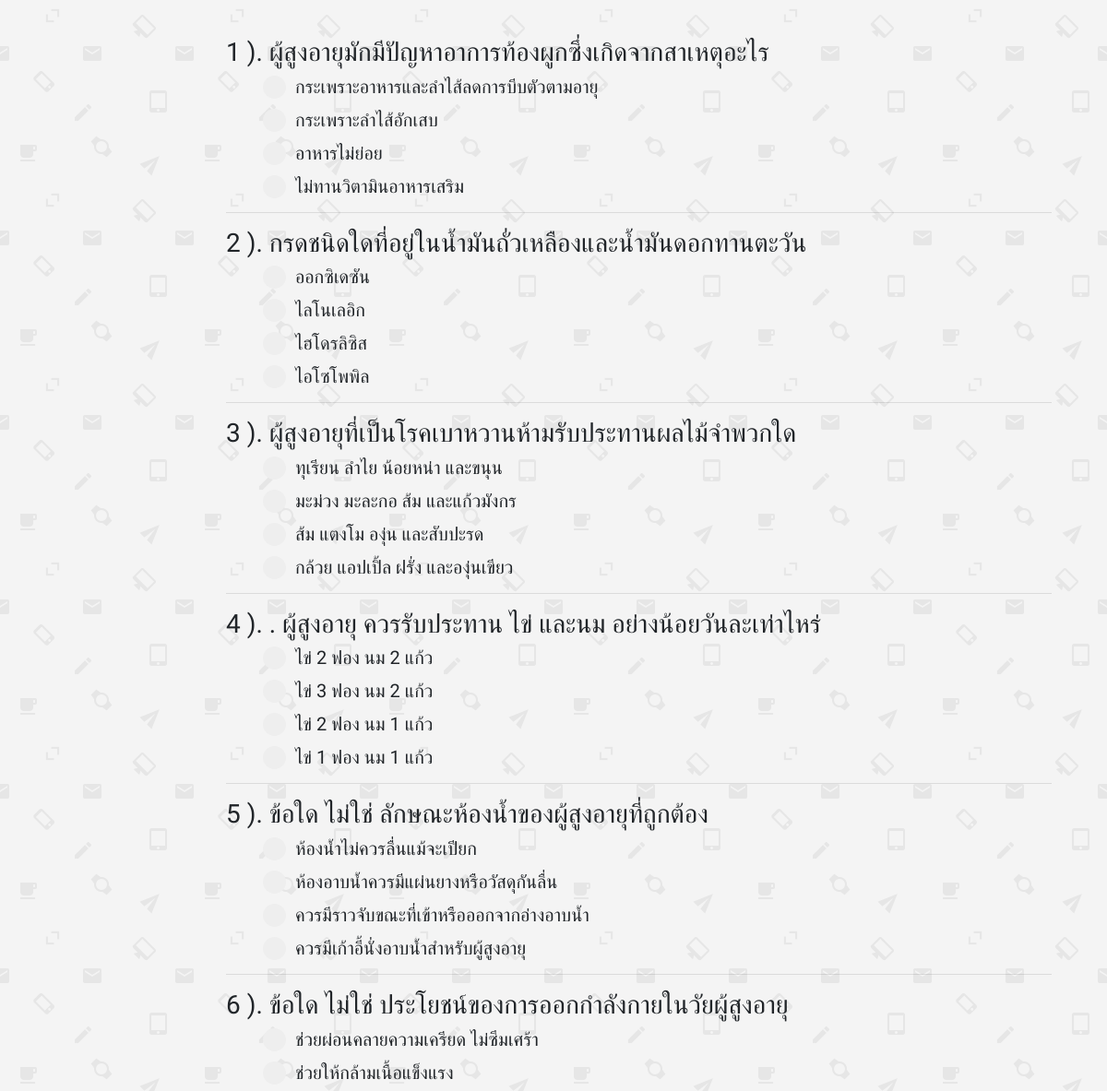
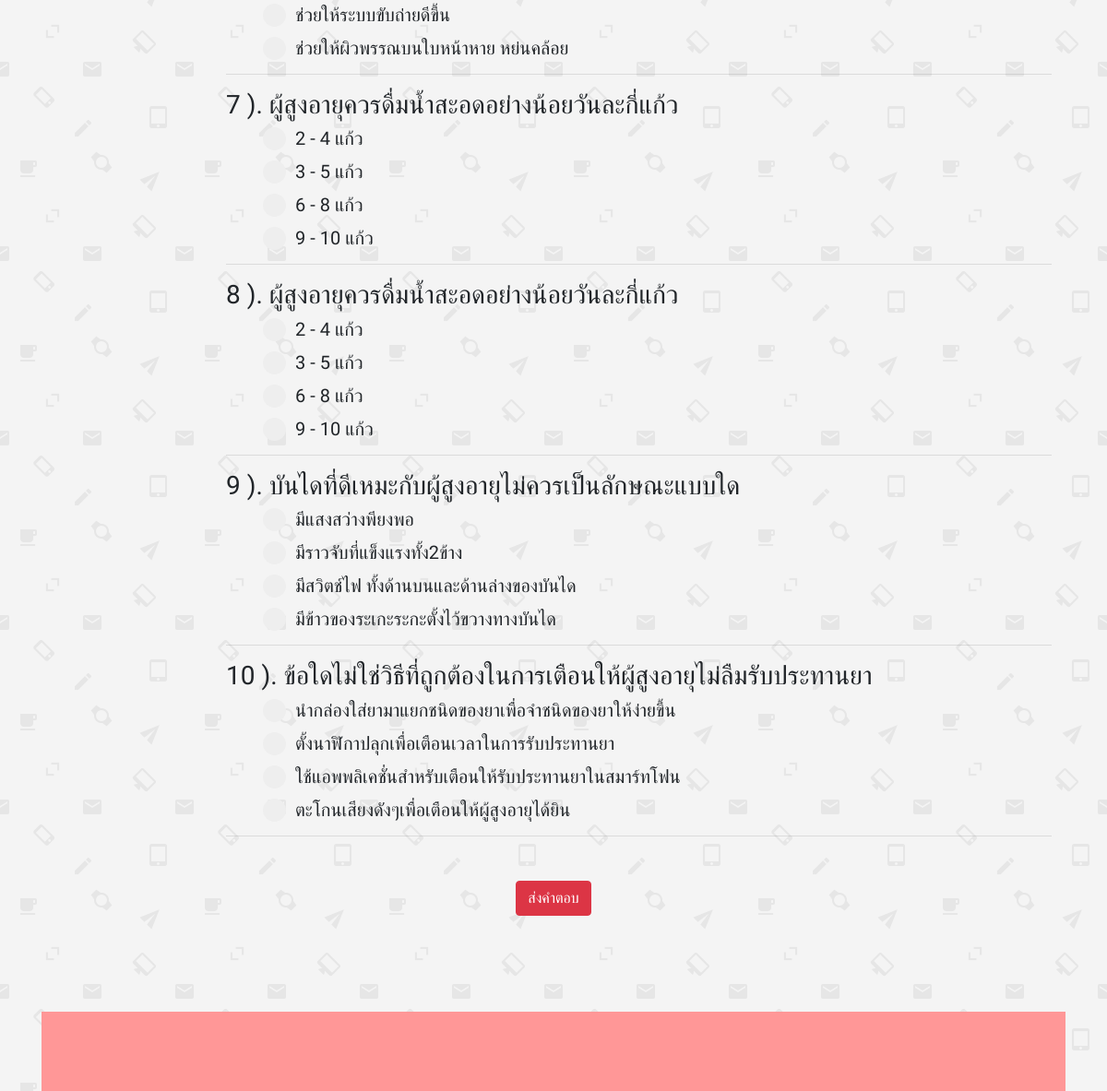
The app's page /choice.php?choice_id=28 with its own data (2 pictures, top to bottom).
### tables this page shows
CREATE TABLE `testing` (
  `id` int(3) NOT NULL,
  `choice_id` int(10) NOT NULL,
  `question` varchar(100) NOT NULL DEFAULT '',
  `c1` varchar(100) NOT NULL DEFAULT '',
  `c2` varchar(100) NOT NULL DEFAULT '',
  `c3` varchar(100) NOT NULL DEFAULT '',
  `c4` varchar(100) NOT NULL DEFAULT '',
  `answer` int(1) NOT NULL DEFAULT '0',
  `status` int(1) NOT NULL
);

### choice.php (the view, shortened to what this page needs)
<html>
<?php include 'conn.php'; ?>
<?php
$choice_id = $_REQUEST['choice_id'];
$user_id = $_REQUEST['user_id'];
$sql="SELECT * From testing WHERE choice_id = '$choice_id' and status <> 1 order by rand() limit 11";
$db_query=mysqli_query($con,$sql) or die(mysqli_error());
?>
<?php include 'header.php'; ?>
<body onload="window.setTimeout(&#39;getSecs()&#39;,1)">
  <div class="container">
    <div class="py-2">
      <div class="container">
        <div class="row">
          <div class="col-md-12">
          </div>
        </div>
      </div>
    </div>
    <form name="form1" method="post" action="">
      <div class="py-3" style="">
        <div class="container">
          <div class="row">
            <div class="col-md-2">
            </div>
            <div class="col-md-10">
              <?php
              if (isset($_REQUEST['af'])) {
                include 'answer.php';
              }else{
               ?>
               <?php
               $i=0;
               while($result=mysqli_fetch_array($db_query))
               {
                $i++;
                ?>
                <h3><?php echo $i." ).   ".$result["question"];?></h3>
                <ol>
                  <label class="containerr"><h5><?php echo $result["c1"];?>
                  <span class="checkmark"></span></h5>
                </label>
                <label class="containerr"><h5><?php echo $result["c2"];?>
                <span class="checkmark"></span></h5>
              </label>
              <label class="containerr"><h5><?php echo $result["c3"];?>
              <span class="checkmark"></span></h5>
            </label>
            <label class="containerr"><h5><?php echo $result["c4"];?>
            <span class="checkmark"></span></h5>
          </label>
        </ol>
        <hr>
      <?php } ?>
    <?php   } ?>
  </div>
</div>
</div>
</div>
<div class="py-3">
  <div class="container">
    <div class="row">
      <div class="col-md-12 text-center">
        <?php if (isset($_REQUEST['af'])) { ?>
         <a href="score.php?user_id=<?php echo $user_id ?>" class="btn btn-secondary" type="button" >ดูคะแนนรวม</a>
       <?php }else{ ?>
         <button class="btn btn-xs btn-danger buttonn" id="btn1" >ส่งคำตอบ</button>
       <?php   } ?>
     </div>
   </div>
 </div>
</form>
</div>
</body>
<?php include 'footer.php'; ?>
</html>

### choice.php (style rules this page uses)
.containerr { display: block; position: relative; padding-left: 35px; margin-bottom: 12px; cursor: pointer; font-size: 20px; -webkit-user-select: none; -moz-user-select: none; -ms-user-select: none; user-select: none; }
.checkmark { position: absolute; top: 0; left: 0; height: 25px; width: 25px; background-color: #eee; border-radius: 50%; }
.checkmark:after { content: ""; position: absolute; display: none; }
.containerr .checkmark:after { top: 9px; left: 9px; width: 8px; height: 8px; border-radius: 50%; background: white; }

### header.php (style rules this page uses)
body { background-image: url("img/email-pattern.png"); background-color: #cccc; font-family: 'Itim', cursive; }

### records on screen
testing: question "ผู้สูงอายุมักมีปัญหาอาการท้องผูกซึ่งเกิดจากสาเหตุอะไร", c1 "กระเพราะอาหารและลำไส้ลดการบีบตัวตามอายุ", c2 "กระเพราะลำไส้อักเสบ", c3 "อาหารไม่ย่อย", c4 "ไม่ทานวิตามินอาหารเสริม"
testing: question "กรดชนิดใดที่อยู่ในน้ำมันถั่วเหลืองและน้ำมันดอกทานตะวัน", c1 "ออกซิเดซัน", c2 "ไลโนเลอิก", c3 "ไฮโดรลิซิส", c4 "ไอโซโพพิล"
testing: question "ผู้สูงอายุที่เป็นโรคเบาหวานห้ามรับประทานผลไม้จำพวกใด", c1 "ทุเรียน ลำไย น้อยหน่า และขนุน", c2 "มะม่วง มะละกอ ส้ม และแก้วมังกร", c3 "ส้ม แตงโม องุ่น และสับปะรด", c4 "กล้วย แอปเปิ้ล ฝรั่ง และองุ่นเขียว"
testing: question ". ผู้สูงอายุ ควรรับประทาน ไข่ และนม อย่างน้อยวันละเท่าไหร่", c1 "ไข่ 2 ฟอง นม 2 แก้ว", c2 "ไข่ 3 ฟอง นม 2 แก้ว", c3 "ไข่ 2 ฟอง นม 1 แก้ว", c4 "ไข่ 1 ฟอง นม 1 แก้ว"
testing: question "ข้อใด ไม่ใช่ ลักษณะห้องน้ำของผู้สูงอายุที่ถูกต้อง", c1 "ห้องน้ำไม่ควรลื่นแม้จะเปียก", c2 "ห้องอาบน้ำควรมีแผ่นยางหรือวัสดุกันลื่น", c3 "ควรมีราวจับขณะที่เข้าหรือออกจากอ่างอาบน้ำ", c4 "ควรมีเก้าอี้นั่งอาบน้ำสำหรับผู้สูงอายุ"
testing: question "ข้อใด ไม่ใช่ ประโยชน์ของการออกกำลังกายในวัยผู้สูงอายุ", c1 "ช่วยผ่อนคลายความเครียด ไม่ซึมเศร้า", c2 "ช่วยให้กล้ามเนื้อแข็งแรง", c3 "ช่วยให้ระบบขับถ่ายดีขึ้น", c4 "ช่วยให้ผิวพรรณบนใบหน้าหาย หย่นคล้อย"
testing: question "ผู้สูงอายุควรดื่มน้ำสะอดอย่างน้อยวันละกี่แก้ว", c1 "2 - 4 แก้ว", c2 "3 - 5 แก้ว", c3 "6 - 8 แก้ว", c4 "9 - 10 แก้ว"
testing: question "ผู้สูงอายุควรดื่มน้ำสะอดอย่างน้อยวันละกี่แก้ว", c1 "2 - 4 แก้ว", c2 "3 - 5 แก้ว", c3 "6 - 8 แก้ว", c4 "9 - 10 แก้ว"
testing: question "บันไดที่ดีเหมะกับผู้สูงอายุไม่ควรเป็นลักษณะแบบใด", c1 "มีแสงสว่างพียงพอ", c2 "มีราวจับที่แข็งแรงทั้ง2ข้าง", c3 "มีสวิตช์ไฟ ทั้งด้านบนและด้านล่างของบันได", c4 "มีข้าวของระเกะระกะตั้งไว้ขวางทางบันได"
testing: question "ข้อใดไม่ใช่วิธีที่ถูกต้องในการเตือนให้ผู้สูงอายุไม่ลืมรับประทานยา", c1 "นำกล่องใส่ยามาแยกชนิดของยาเพื่อจำชนิดของยาให้ง่ายขึ้น", c2 "ตั้งนาฬิกาปลุกเพื่อเตือนเวลาในการรับประทานยา", c3 "ใช้แอพพลิเคชั่นสำหรับเตือนให้รับประทานยาในสมาร์ทโฟน", c4 "ตะโกนเสียงดังๆเพื่อเตือนให้ผู้สูงอายุได้ยิน"
